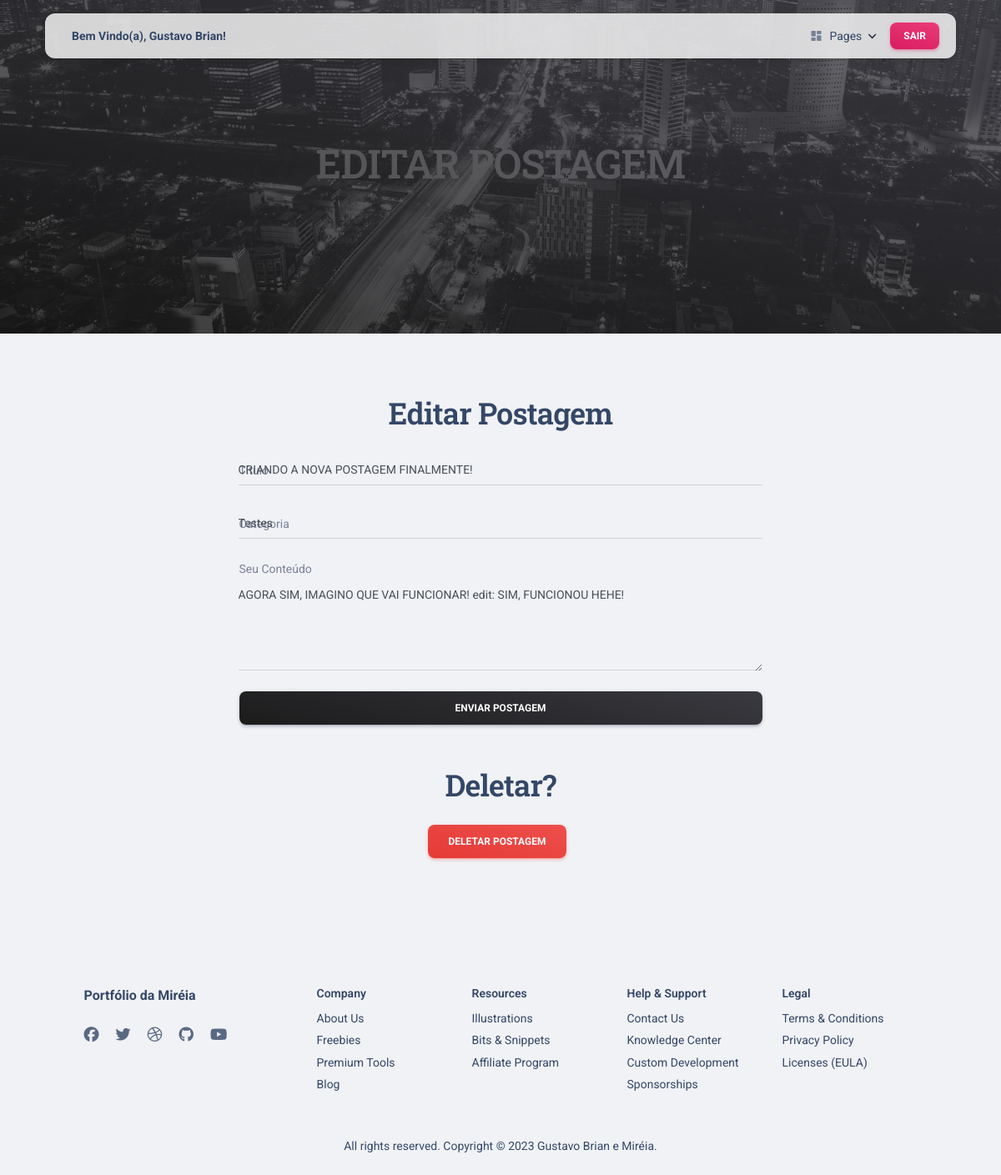
Page /editar_postagem/2 (signed in) on the committed database.
### tables this page shows
CREATE TABLE post (
    id INTEGER PRIMARY KEY AUTOINCREMENT,
    created TIMESTAMP NOT NULL DEFAULT CURRENT_TIMESTAMP,
    titulo TEXT NOT NULL,
    conteudo TEXT NOT NULL,
    categoria TEXT NOT NULL,
    usuario TEXT NOT NULL
);

### app.py (the view, shortened to what this page needs)
@app.route('/editar_postagem/<int:id>', methods=('GET', 'POST'))
def editar_postagem(id):
    connection = sqlite3.connect('database.db')
    post = connection.execute('SELECT * FROM post WHERE ID = ?', [id]).fetchone()
    connection.close()
    return render_template('edit_post.html', post=post)

### templates/edit_post.html (shortened to what this page needs)
{% extends 'base.html' %}
{% block content %}
 <header>
    <div class="page-header min-height-400 d-flex justify-content-center" style="background-image: url('../static/assets/img/city-profile.jpg');" loading="lazy">
     <h1 class="text-white">EDITAR POSTAGEM</h1>
     <span class="mask bg-gradient-dark opacity-8"></span>
   </div>
 </header>
<section>
    <div class="container py-4 my-5">
      <div class="row">
        <div class="col-lg-7 mx-auto d-flex justify-content-center flex-column">
          <h2 class="text-center mb-4">Editar Postagem</h2>
          <form role="form" id="contact-form" method="post" autocomplete="off">
            <div class="card-body">
              <div class="row">
                <div class="mb-4">
                  <div class="input-group input-group-dynamic">
                    <label class="form-label">Título</label>
                    <input class="form-control" aria-label="First Name..." type="text" name="titulo" value="{{ post[2] }}">
                  </div>
                </div>
              </div>
              <div class="mb-4">
                <div class="input-group input-group-dynamic">
                  <label class="form-label">Categoria</label>
                  <input type="text" name="categoria" class="form-control" value="{{ post[4] }}">
                </div>
              </div>
              <div class="input-group mb-4 input-group-static">
                <label>Seu Conteúdo</label>
                <textarea name="conteudo" class="form-control" id="message" rows="4">{{ post[3] }}</textarea>
              </div>
              <div class="row">
                <div class="col-md-12">
                  <button type="submit" class="btn bg-gradient-dark w-100">Enviar Postagem</button>
                </div>
              </div>
            </div>
          </form>
          <hr>
          <h2 class="text-center">Deletar?</h2>
          <form action="{{ url_for('deletar', id=post[0]) }}" class="d-flex justify-content-center p-3" method="POST">
            <input type="submit" value="Deletar Postagem" class="btn bg-gradient-danger w-auto me-2"
                    onclick="return confirm('Tem certeza que deseja apagar esta postagem?')">
          </form>
        </div>
      </div>
    </div>
  </section>
{% endblock %}

### rows in the picture
post: titulo "CRIANDO A NOVA POSTAGEM FINALMENTE!", categoria "Testes", conteudo "AGORA SIM, IMAGINO QUE VAI FUNCIONAR! edit: SIM, FUNCIONOU HEHE!"

### other values in the picture
{{ session['nome'] }} "Gustavo Brian"
